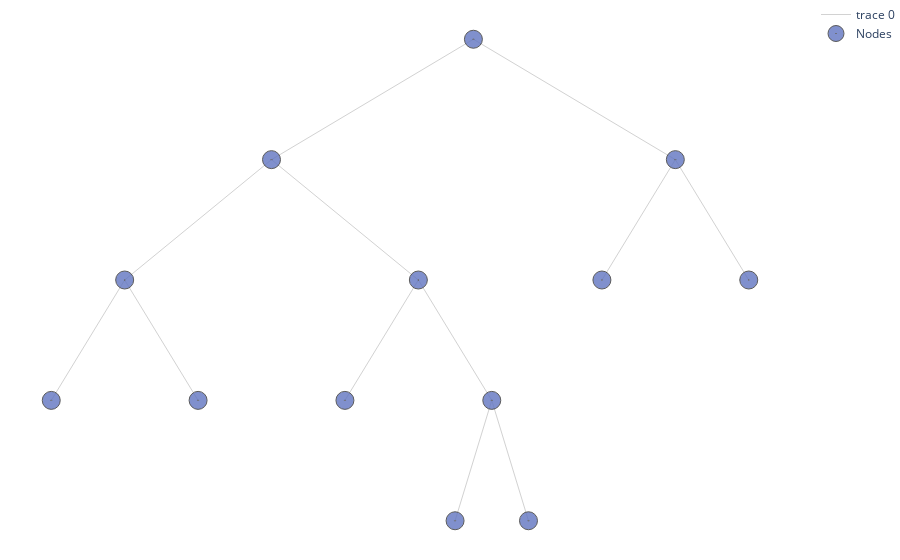

Source (notebook cell):
### Code cell
#pd.set_option('display.max_rows', None)
#pd.set_option('display.max_colwidth', 3000)

tree.print_tree(table = False, html = False, print_render = False)#.style.hide_index() #print both the pruned and non pruned tree

### Figure 1 — Plotly figure (JSON) as saved in the notebook; plotly's stock layout.template omitted (floating-point values rounded to 4 significant figures)
{"data": [{"hoverinfo": "none", "line": {"color": "rgb(210,210,210)", "width": 1}, "mode": "lines", "type": "scatter", "x": [0, -2.75, null, 0, 2.75, null, -2.75, -4.75, null, -2.75, -0.75, null, 2.75, 1.75, null, 2.75, 3.75, null, -4.75, -5.75, null, -4.75, -3.75, null, -0.75, -1.75, null, -0.75, 0.25, null, 0.25, -0.25, null, 0.25, 0.75, null], "y": [6, 5, null, 6, 5, null, 5, 4, null, 5, 4, null, 5, 4, null, 5, 4, null, 4, 3, null, 4, 3, null, 4, 3, null, 4, 3, null, 3, 2, null, 3, 2, null]}, {"hoverinfo": "text", "marker": {"color": "#6175c1", "line": {"color": "rgb(50,50,50)", "width": 1}, "size": 18, "symbol": "circle-dot"}, "mode": "markers", "name": "Nodes", "opacity": 0.8, "text": ["n8<br>Class: YES<br>tau : None<br>Samples : 5<br>GPR: []<br>LPR: []", "n9<br>Class: YES<br>tau : None<br>Samples : 22<br>GPR: []<br>LPR: []", "n10<br>Class: NO<br>tau : None<br>Samples : 5<br>GPR: []<br>LPR: []", "n22<br>Class: YES<br>tau : None<br>Samples : 12<br>GPR: 0.486<br>LPR: 0.257", "n23<br>Class: YES<br>tau : None<br>Samples : 9<br>GPR: []<br>LPR: []", "n6<br>Class: YES<br>tau : None<br>Samples : 33<br>GPR: 0.694<br>LPR: 0.333", "n7<br>Class: NO<br>tau : None<br>Samples : 194<br>GPR: 0.213<br>LPR: 0.112", "n1<br>ShelveLoc in ('Medium', 'Bad')<br>Class:NO<br>tau : 0.15<br>Samples: 280<br>GPR: 0.177<br>LPR: 0.153", "n2<br>Price > 121.0<br>Class:YES<br>tau : 0.18<br>Samples: 53<br>GPR: 0.809<br>LPR: 0.184", "n4<br>Income > 32.5<br>Class:YES<br>tau : 0.17<br>Samples: 27<br>GPR: 0.481<br>LPR: 0.169", "n5<br>Income > 36.0<br>Class:YES<br>tau : 0.38<br>Samples: 26<br>GPR: 0.919<br>LPR: 0.381", "n11<br>Education > 15.5<br>Class:YES<br>tau : 0.23<br>Samples: 21<br>GPR: 0.563<br>LPR: 0.234", "n3<br>Price > 92.5<br>Class:NO<br>tau : 0.14<br>Samples: 227<br>GPR: 0.442<br>LPR: 0.144"], "type": "scatter", "x": [-5.75, -3.75, -1.75, -0.25, 0.75, 1.75, 3.75, 0, -2.75, -4.75, -0.75, 0.25, 2.75], "y": [3, 3, 3, 2, 2, 4, 4, 6, 5, 4, 4, 3, 5]}], "layout": {"margin": {"b": 0, "l": 0, "r": 0, "t": 0}, "plot_bgcolor": "rgba(0, 0, 0, 0)", "xaxis": {"showticklabels": false, "visible": false}, "yaxis": {"showticklabels": true, "visible": false}}}
